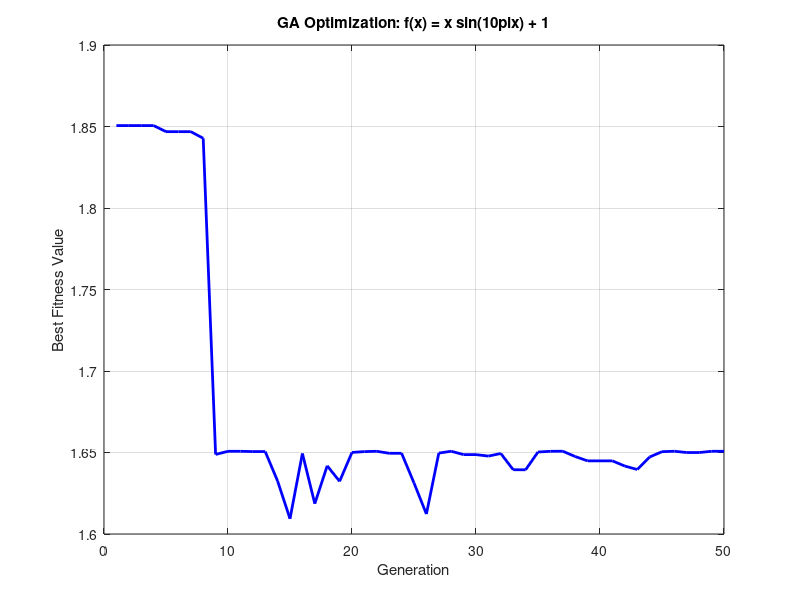

MATLAB code for this plot:
clc; clear; close all;

%% * Problem Definition
% Maximize f(x) = x * sin(10*pi*x) + 1 over x  in  [0, 1]
% We use a real-coded GA (continuous values for x)

popSize = 20;         % Number of individuals (solutions)
chromLength = 1;      % One decision variable (x)
maxGen = 50;          % Number of generations (iterations)
crossRate = 0.8;      % Crossover rate (80% of individuals undergo crossover)
mutRate = 0.1;        % Mutation rate (10%)

%% * Step 1: Initialize Population
% Each individual is a random number between 0 and 1
pop = rand(popSize, chromLength);  % Random values of x  in  [0, 1]

%% * Step 2: Define Fitness Function
% The higher the function value, the fitter the individual
fitnessFunc = @(x) x .* sin(10 * pi * x) + 1;

% Track best fitness over generations
bestFitness = zeros(maxGen, 1);

%% * Step 3: Run the GA for multiple generations
for gen = 1:maxGen
    % Step 3.1: Calculate fitness for all individuals
    fitness = fitnessFunc(pop);  % Evaluate the objective for all x values

    %% Step 3.2: Selection (Roulette Wheel)
    % The fitter an individual, the more likely it will be selected
    prob = fitness / sum(fitness);         % Normalize probabilities
    cumProb = cumsum(prob);                % Cumulative probability
    newPop = zeros(size(pop));             % New population (empty)
    for i = 1:popSize
        r = rand;
        idx = find(cumProb >= r, 1, 'first');  % Select individual
        newPop(i,:) = pop(idx,:);
    end

    %% Step 3.3: Crossover (Arithmetic Crossover)
    for i = 1:2:popSize
        if i+1 <= popSize && rand < crossRate
            alpha = rand;  % Blend factor
            % Blend the two parents to create two children
            temp1 = alpha * newPop(i,:) + (1 - alpha) * newPop(i+1,:);
            temp2 = alpha * newPop(i+1,:) + (1 - alpha) * newPop(i,:);
            newPop(i,:) = temp1;
            newPop(i+1,:) = temp2;
        end
    end

    %% Step 3.4: Mutation
    % Slightly change a few genes to maintain diversity
    for i = 1:popSize
        if rand < mutRate
            mutationValue = 0.1 * (rand - 0.5);  % Small change
            newPop(i,:) = newPop(i,:) + mutationValue;
            % Keep the value within [0,1]
            newPop(i,:) = max(0, min(1, newPop(i,:)));
        end
    end

    %% Step 3.5: Replace population
    pop = newPop;

    %% Step 3.6: Record best fitness value
    bestFitness(gen) = max(fitness);
end

%% * Plot the Result
figure;
plot(1:maxGen, bestFitness, 'b-', 'LineWidth', 2);
xlabel('Generation');
ylabel('Best Fitness Value');
title('GA Optimization: f(x) = x sin(10pix) + 1');
grid on;

%% ---------- Report the solution ----------
% The loop above only recorded best fitness per generation. The lab asks
% for the best CHROMOSOME, so evaluate the final population and report it.
finalFitness = fitnessFunc(pop);
[bestVal, bestIdx] = max(finalFitness);      % maximisation problem

fprintf('\n=== Result: maximise f(x) = x*sin(10*pi*x) + 1 ===\n');
fprintf('  best x         : %.6f\n', pop(bestIdx));
fprintf('  best f(x)      : %.6f\n', bestVal);
fprintf('  known optimum  : f(0.8551) ~= 1.8551\n');
fprintf('\nNote: without elitism the best individual can be lost between\n');
fprintf('generations, so the final population may be WORSE than the peak\n');
fprintf('of the convergence plot. Compare the two before concluding.\n');
